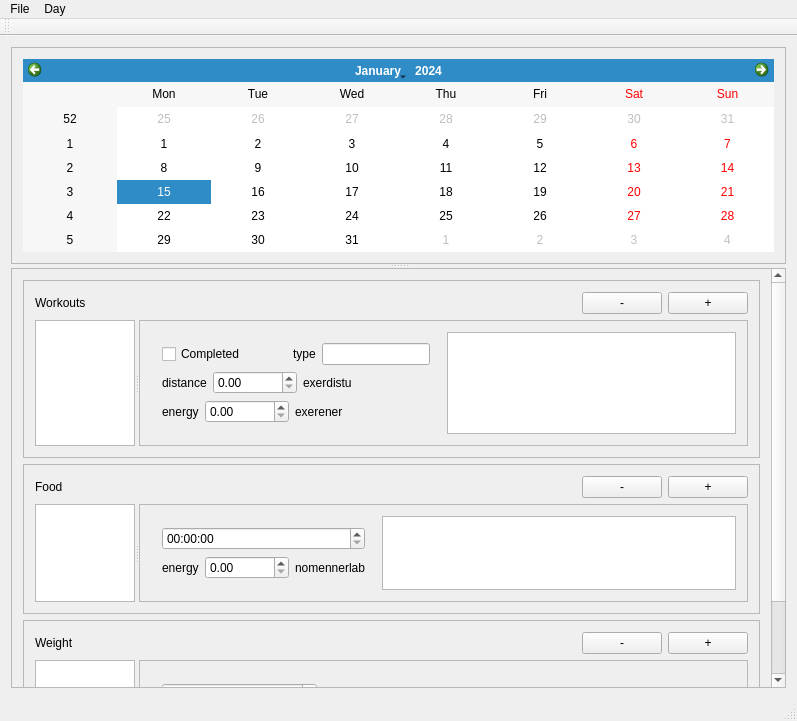
<?xml version="1.0" encoding="UTF-8"?>
<ui version="4.0">
 <class>MainWindow</class>
 <widget class="QMainWindow" name="MainWindow">
  <property name="geometry">
   <rect>
    <x>0</x>
    <y>0</y>
    <width>797</width>
    <height>721</height>
   </rect>
  </property>
  <property name="windowTitle">
   <string>Fitness Project</string>
  </property>
  <property name="windowIcon">
   <iconset resource="resource.qrc">
    <normaloff>:/new/images/icon48.png</normaloff>:/new/images/icon48.png</iconset>
  </property>
  <property name="iconSize">
   <size>
    <width>48</width>
    <height>48</height>
   </size>
  </property>
  <widget class="QWidget" name="centralWidget">
   <layout class="QVBoxLayout" name="verticalLayout">
    <item>
     <widget class="QSplitter" name="splitter_4">
      <property name="orientation">
       <enum>Qt::Vertical</enum>
      </property>
      <widget class="QFrame" name="frame">
       <property name="sizePolicy">
        <sizepolicy hsizetype="Preferred" vsizetype="Expanding">
         <horstretch>0</horstretch>
         <verstretch>0</verstretch>
        </sizepolicy>
       </property>
       <property name="maximumSize">
        <size>
         <width>16777215</width>
         <height>16777215</height>
        </size>
       </property>
       <property name="frameShape">
        <enum>QFrame::StyledPanel</enum>
       </property>
       <property name="frameShadow">
        <enum>QFrame::Sunken</enum>
       </property>
       <layout class="QVBoxLayout" name="verticalLayout_2">
        <item>
         <widget class="QCalendarWidget" name="calendarWidget">
          <property name="sizePolicy">
           <sizepolicy hsizetype="Minimum" vsizetype="Minimum">
            <horstretch>0</horstretch>
            <verstretch>0</verstretch>
           </sizepolicy>
          </property>
          <property name="firstDayOfWeek">
           <enum>Qt::Monday</enum>
          </property>
         </widget>
        </item>
       </layout>
      </widget>
      <widget class="QScrollArea" name="scrollArea">
       <property name="autoFillBackground">
        <bool>true</bool>
       </property>
       <property name="widgetResizable">
        <bool>true</bool>
       </property>
       <widget class="QWidget" name="scrollAreaWidgetContents">
        <property name="geometry">
         <rect>
          <x>0</x>
          <y>-65</y>
          <width>760</width>
          <height>476</height>
         </rect>
        </property>
        <layout class="QVBoxLayout" name="verticalLayout_6">
         <property name="margin">
          <number>0</number>
         </property>
         <item>
          <widget class="QWidget" name="widget" native="true">
           <layout class="QVBoxLayout" name="verticalLayout_7">
            <item>
             <widget class="QFrame" name="frame_2">
              <property name="frameShape">
               <enum>QFrame::StyledPanel</enum>
              </property>
              <property name="frameShadow">
               <enum>QFrame::Sunken</enum>
              </property>
              <layout class="QVBoxLayout" name="verticalLayout_8">
               <item>
                <layout class="QHBoxLayout" name="horizontalLayout_8">
                 <item>
                  <widget class="QLabel" name="label_4">
                   <property name="text">
                    <string>Workouts</string>
                   </property>
                  </widget>
                 </item>
                 <item>
                  <spacer name="horizontalSpacer_3">
                   <property name="orientation">
                    <enum>Qt::Horizontal</enum>
                   </property>
                   <property name="sizeHint" stdset="0">
                    <size>
                     <width>40</width>
                     <height>20</height>
                    </size>
                   </property>
                  </spacer>
                 </item>
                 <item>
                  <widget class="QPushButton" name="subExer">
                   <property name="text">
                    <string>-</string>
                   </property>
                  </widget>
                 </item>
                 <item>
                  <widget class="QPushButton" name="addexer">
                   <property name="text">
                    <string>+</string>
                   </property>
                  </widget>
                 </item>
                </layout>
               </item>
               <item>
                <widget class="QSplitter" name="splitter">
                 <property name="orientation">
                  <enum>Qt::Horizontal</enum>
                 </property>
                 <widget class="QListWidget" name="exerlist">
                  <property name="maximumSize">
                   <size>
                    <width>100</width>
                    <height>16777215</height>
                   </size>
                  </property>
                 </widget>
                 <widget class="QFrame" name="frame_51">
                  <property name="frameShape">
                   <enum>QFrame::StyledPanel</enum>
                  </property>
                  <property name="frameShadow">
                   <enum>QFrame::Sunken</enum>
                  </property>
                  <property name="midLineWidth">
                   <number>0</number>
                  </property>
                  <layout class="QHBoxLayout" name="horizontalLayout">
                   <item>
                    <widget class="QWidget" name="widget_2" native="true">
                     <property name="sizePolicy">
                      <sizepolicy hsizetype="Preferred" vsizetype="Preferred">
                       <horstretch>0</horstretch>
                       <verstretch>0</verstretch>
                      </sizepolicy>
                     </property>
                     <layout class="QVBoxLayout" name="verticalLayout_3">
                      <item>
                       <layout class="QHBoxLayout" name="horizontalLayout_11">
                        <item>
                         <widget class="QCheckBox" name="completed">
                          <property name="text">
                           <string>Completed</string>
                          </property>
                         </widget>
                        </item>
                        <item>
                         <spacer name="horizontalSpacer_9">
                          <property name="orientation">
                           <enum>Qt::Horizontal</enum>
                          </property>
                          <property name="sizeHint" stdset="0">
                           <size>
                            <width>40</width>
                            <height>20</height>
                           </size>
                          </property>
                         </spacer>
                        </item>
                        <item>
                         <widget class="QLabel" name="typelabel">
                          <property name="text">
                           <string>type</string>
                          </property>
                         </widget>
                        </item>
                        <item>
                         <widget class="QLineEdit" name="type"/>
                        </item>
                       </layout>
                      </item>
                      <item>
                       <layout class="QHBoxLayout" name="horizontalLayout_2">
                        <item>
                         <widget class="QLabel" name="label">
                          <property name="text">
                           <string>distance</string>
                          </property>
                         </widget>
                        </item>
                        <item>
                         <widget class="QDoubleSpinBox" name="distance">
                          <property name="maximum">
                           <double>999999.989999999990687</double>
                          </property>
                         </widget>
                        </item>
                        <item>
                         <widget class="QLabel" name="exerdistu">
                          <property name="text">
                           <string>exerdistu</string>
                          </property>
                         </widget>
                        </item>
                        <item>
                         <spacer name="horizontalSpacer_2">
                          <property name="orientation">
                           <enum>Qt::Horizontal</enum>
                          </property>
                          <property name="sizeHint" stdset="0">
                           <size>
                            <width>40</width>
                            <height>20</height>
                           </size>
                          </property>
                         </spacer>
                        </item>
                       </layout>
                      </item>
                      <item>
                       <layout class="QHBoxLayout" name="horizontalLayout_3">
                        <item>
                         <widget class="QLabel" name="label_5">
                          <property name="text">
                           <string>energy</string>
                          </property>
                         </widget>
                        </item>
                        <item>
                         <widget class="QDoubleSpinBox" name="exerEner">
                          <property name="maximum">
                           <double>999999.989999999990687</double>
                          </property>
                         </widget>
                        </item>
                        <item>
                         <widget class="QLabel" name="exereneru">
                          <property name="text">
                           <string>exerener</string>
                          </property>
                         </widget>
                        </item>
                        <item>
                         <spacer name="horizontalSpacer">
                          <property name="orientation">
                           <enum>Qt::Horizontal</enum>
                          </property>
                          <property name="sizeHint" stdset="0">
                           <size>
                            <width>40</width>
                            <height>20</height>
                           </size>
                          </property>
                         </spacer>
                        </item>
                       </layout>
                      </item>
                     </layout>
                    </widget>
                   </item>
                   <item>
                    <widget class="QTextBrowser" name="description">
                     <property name="sizePolicy">
                      <sizepolicy hsizetype="Expanding" vsizetype="Maximum">
                       <horstretch>0</horstretch>
                       <verstretch>0</verstretch>
                      </sizepolicy>
                     </property>
                     <property name="undoRedoEnabled">
                      <bool>true</bool>
                     </property>
                     <property name="readOnly">
                      <bool>false</bool>
                     </property>
                    </widget>
                   </item>
                  </layout>
                 </widget>
                </widget>
               </item>
              </layout>
             </widget>
            </item>
            <item>
             <widget class="QFrame" name="frame_4">
              <property name="frameShape">
               <enum>QFrame::StyledPanel</enum>
              </property>
              <property name="frameShadow">
               <enum>QFrame::Sunken</enum>
              </property>
              <layout class="QVBoxLayout" name="verticalLayout_4">
               <item>
                <layout class="QHBoxLayout" name="horizontalLayout_9">
                 <item>
                  <widget class="QLabel" name="label_6">
                   <property name="text">
                    <string>Food</string>
                   </property>
                  </widget>
                 </item>
                 <item>
                  <spacer name="horizontalSpacer_7">
                   <property name="orientation">
                    <enum>Qt::Horizontal</enum>
                   </property>
                   <property name="sizeHint" stdset="0">
                    <size>
                     <width>40</width>
                     <height>20</height>
                    </size>
                   </property>
                  </spacer>
                 </item>
                 <item>
                  <widget class="QPushButton" name="subNom">
                   <property name="text">
                    <string>-</string>
                   </property>
                  </widget>
                 </item>
                 <item>
                  <widget class="QPushButton" name="addNom">
                   <property name="text">
                    <string>+</string>
                   </property>
                  </widget>
                 </item>
                </layout>
               </item>
               <item>
                <widget class="QSplitter" name="splitter_2">
                 <property name="orientation">
                  <enum>Qt::Horizontal</enum>
                 </property>
                 <widget class="QListWidget" name="nomlist">
                  <property name="maximumSize">
                   <size>
                    <width>100</width>
                    <height>16777215</height>
                   </size>
                  </property>
                 </widget>
                 <widget class="QFrame" name="frame_3">
                  <property name="sizePolicy">
                   <sizepolicy hsizetype="Preferred" vsizetype="Preferred">
                    <horstretch>0</horstretch>
                    <verstretch>0</verstretch>
                   </sizepolicy>
                  </property>
                  <property name="frameShape">
                   <enum>QFrame::StyledPanel</enum>
                  </property>
                  <property name="frameShadow">
                   <enum>QFrame::Sunken</enum>
                  </property>
                  <layout class="QHBoxLayout" name="horizontalLayout_6">
                   <item>
                    <widget class="QWidget" name="widget_3" native="true">
                     <layout class="QVBoxLayout" name="verticalLayout_9">
                      <item>
                       <widget class="QTimeEdit" name="nomTime"/>
                      </item>
                      <item>
                       <layout class="QHBoxLayout" name="horizontalLayout_5">
                        <item>
                         <widget class="QLabel" name="label_7">
                          <property name="text">
                           <string>energy</string>
                          </property>
                         </widget>
                        </item>
                        <item>
                         <widget class="QDoubleSpinBox" name="nomener">
                          <property name="maximum">
                           <double>999999.989999999990687</double>
                          </property>
                         </widget>
                        </item>
                        <item>
                         <widget class="QLabel" name="nomeneru">
                          <property name="text">
                           <string>nomennerlab</string>
                          </property>
                         </widget>
                        </item>
                       </layout>
                      </item>
                     </layout>
                    </widget>
                   </item>
                   <item>
                    <widget class="QTextBrowser" name="note">
                     <property name="sizePolicy">
                      <sizepolicy hsizetype="Expanding" vsizetype="Maximum">
                       <horstretch>0</horstretch>
                       <verstretch>0</verstretch>
                      </sizepolicy>
                     </property>
                     <property name="undoRedoEnabled">
                      <bool>true</bool>
                     </property>
                     <property name="readOnly">
                      <bool>false</bool>
                     </property>
                    </widget>
                   </item>
                  </layout>
                 </widget>
                </widget>
               </item>
              </layout>
             </widget>
            </item>
            <item>
             <widget class="QFrame" name="frame_6">
              <property name="frameShape">
               <enum>QFrame::StyledPanel</enum>
              </property>
              <property name="frameShadow">
               <enum>QFrame::Sunken</enum>
              </property>
              <layout class="QVBoxLayout" name="verticalLayout_5">
               <item>
                <layout class="QHBoxLayout" name="horizontalLayout_10">
                 <item>
                  <widget class="QLabel" name="label_9">
                   <property name="text">
                    <string>Weight</string>
                   </property>
                  </widget>
                 </item>
                 <item>
                  <spacer name="horizontalSpacer_8">
                   <property name="orientation">
                    <enum>Qt::Horizontal</enum>
                   </property>
                   <property name="sizeHint" stdset="0">
                    <size>
                     <width>40</width>
                     <height>20</height>
                    </size>
                   </property>
                  </spacer>
                 </item>
                 <item>
                  <widget class="QPushButton" name="subWeight">
                   <property name="text">
                    <string>-</string>
                   </property>
                  </widget>
                 </item>
                 <item>
                  <widget class="QPushButton" name="addweight">
                   <property name="text">
                    <string>+</string>
                   </property>
                  </widget>
                 </item>
                </layout>
               </item>
               <item>
                <widget class="QSplitter" name="splitter_3">
                 <property name="orientation">
                  <enum>Qt::Horizontal</enum>
                 </property>
                 <widget class="QListWidget" name="weightlist">
                  <property name="sizePolicy">
                   <sizepolicy hsizetype="Expanding" vsizetype="Expanding">
                    <horstretch>0</horstretch>
                    <verstretch>0</verstretch>
                   </sizepolicy>
                  </property>
                  <property name="maximumSize">
                   <size>
                    <width>100</width>
                    <height>16777215</height>
                   </size>
                  </property>
                 </widget>
                 <widget class="QFrame" name="frame_5">
                  <property name="frameShape">
                   <enum>QFrame::StyledPanel</enum>
                  </property>
                  <property name="frameShadow">
                   <enum>QFrame::Sunken</enum>
                  </property>
                  <layout class="QHBoxLayout" name="horizontalLayout_4">
                   <item>
                    <widget class="QWidget" name="widget_4" native="true">
                     <property name="sizePolicy">
                      <sizepolicy hsizetype="Fixed" vsizetype="MinimumExpanding">
                       <horstretch>0</horstretch>
                       <verstretch>0</verstretch>
                      </sizepolicy>
                     </property>
                     <layout class="QVBoxLayout" name="verticalLayout_10">
                      <item>
                       <widget class="QTimeEdit" name="weighttime"/>
                      </item>
                      <item>
                       <layout class="QHBoxLayout" name="horizontalLayout_7">
                        <item>
                         <widget class="QLabel" name="label_8">
                          <property name="text">
                           <string>weight</string>
                          </property>
                         </widget>
                        </item>
                        <item>
                         <widget class="QDoubleSpinBox" name="weight">
                          <property name="maximum">
                           <double>9999.989999999999782</double>
                          </property>
                         </widget>
                        </item>
                        <item>
                         <widget class="QLabel" name="massu">
                          <property name="text">
                           <string>massu</string>
                          </property>
                         </widget>
                        </item>
                       </layout>
                      </item>
                     </layout>
                    </widget>
                   </item>
                   <item>
                    <spacer name="horizontalSpacer_5">
                     <property name="orientation">
                      <enum>Qt::Horizontal</enum>
                     </property>
                     <property name="sizeHint" stdset="0">
                      <size>
                       <width>40</width>
                       <height>20</height>
                      </size>
                     </property>
                    </spacer>
                   </item>
                  </layout>
                 </widget>
                </widget>
               </item>
              </layout>
             </widget>
            </item>
           </layout>
          </widget>
         </item>
        </layout>
       </widget>
      </widget>
     </widget>
    </item>
   </layout>
  </widget>
  <widget class="QMenuBar" name="menuBar">
   <property name="geometry">
    <rect>
     <x>0</x>
     <y>0</y>
     <width>797</width>
     <height>21</height>
    </rect>
   </property>
   <widget class="QMenu" name="menuFile">
    <property name="title">
     <string>File</string>
    </property>
    <addaction name="actionSave"/>
    <addaction name="actionClose"/>
   </widget>
   <widget class="QMenu" name="menuDay">
    <property name="title">
     <string>Day</string>
    </property>
    <addaction name="actionView_totals"/>
   </widget>
   <addaction name="menuFile"/>
   <addaction name="menuDay"/>
  </widget>
  <widget class="QToolBar" name="mainToolBar">
   <attribute name="toolBarArea">
    <enum>TopToolBarArea</enum>
   </attribute>
   <attribute name="toolBarBreak">
    <bool>false</bool>
   </attribute>
  </widget>
  <widget class="QStatusBar" name="statusBar"/>
  <action name="actionSave">
   <property name="text">
    <string>Save</string>
   </property>
  </action>
  <action name="actionClose">
   <property name="text">
    <string>Close</string>
   </property>
  </action>
  <action name="actionView_totals">
   <property name="text">
    <string>View totals</string>
   </property>
  </action>
 </widget>
 <layoutdefault spacing="6" margin="11"/>
 <resources>
  <include location="resource.qrc"/>
 </resources>
 <connections>
  <connection>
   <sender>actionClose</sender>
   <signal>activated()</signal>
   <receiver>MainWindow</receiver>
   <slot>close()</slot>
   <hints>
    <hint type="sourcelabel">
     <x>-1</x>
     <y>-1</y>
    </hint>
    <hint type="destinationlabel">
     <x>343</x>
     <y>354</y>
    </hint>
   </hints>
  </connection>
 </connections>
</ui>
